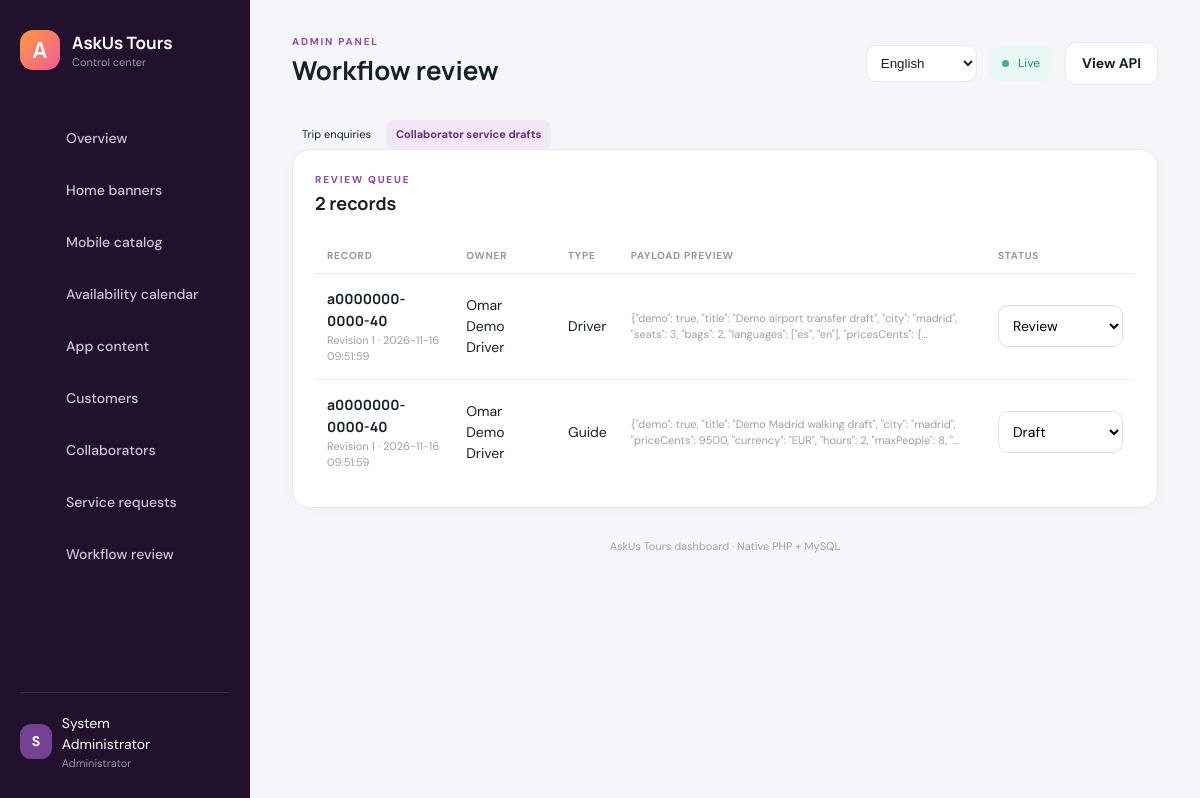
/operations.php?view=drafts (signed in), run on the app's committed database.
### tables this page shows
CREATE TABLE partner_service_drafts (id CHAR(36) PRIMARY KEY,user_id CHAR(36) NOT NULL,service_type ENUM('driver','guide') NOT NULL,status ENUM('draft','review','approved','rejected') NOT NULL DEFAULT 'draft',service_json JSON NOT NULL,revision INT UNSIGNED NOT NULL DEFAULT 1,created_at TIMESTAMP DEFAULT CURRENT_TIMESTAMP,updated_at TIMESTAMP DEFAULT CURRENT_TIMESTAMP ON UPDATE CURRENT_TIMESTAMP,FOREIGN KEY(user_id) REFERENCES users(id) ON DELETE CASCADE);

### includes/bootstrap.php (called while the page is built, shortened)
<?php
$config = require dirname(__DIR__) . '/config.php';
function db(): PDO
{
    static $pdo;
    global $config;
    if (!$pdo) {
        $db = $config['db'];
        $dsn = "mysql:host={$db['host']};port={$db['port']};dbname={$db['name']};charset=utf8mb4";
        $pdo = new PDO($dsn, $db['user'], $db['pass'], [
            PDO::ATTR_ERRMODE => PDO::ERRMODE_EXCEPTION,
            PDO::ATTR_DEFAULT_FETCH_MODE => PDO::FETCH_ASSOC,
            PDO::ATTR_EMULATE_PREPARES => false,
        ]);
        $pdo->exec("SET time_zone = '+00:00'");
    }
    return $pdo;
}
function e(?string $value): string { return htmlspecialchars($value ?? '', ENT_QUOTES, 'UTF-8'); }
function admin(): ?array { return $_SESSION['admin'] ?? null; }

### operations.php (the view, shortened to what this page needs)
<?php
require 'includes/bootstrap.php';require_admin();require 'includes/layout.php';
$view=$_GET['view']??'trips';if(!in_array($view,['trips','drafts'],true))$view='trips';
if($view==='trips')$rows=db()->query("SELECT t.id,t.status,t.revision,t.answers_json payload,t.updated_at,CONCAT(u.first_name,' ',u.last_name) owner_name FROM trip_requests t JOIN users u ON u.id=t.user_id ORDER BY t.updated_at DESC")->fetchAll();
else $rows=db()->query("SELECT d.id,d.status,d.revision,d.service_type,d.service_json payload,d.updated_at,CONCAT(u.first_name,' ',u.last_name) owner_name FROM partner_service_drafts d JOIN users u ON u.id=d.user_id ORDER BY d.updated_at DESC")->fetchAll();
page_header('Workflow review');?>
<div class="filters people-tabs"><a class="<?=$view==='trips'?'active':''?>" href="?view=trips">Trip enquiries</a><a class="<?=$view==='drafts'?'active':''?>" href="?view=drafts">Collaborator service drafts</a></div><section class="panel"><div class="panel-head"><div><p class="eyebrow">REVIEW QUEUE</p><h3><?=count($rows)?> records</h3></div></div><div class="table-wrap"><table><thead><tr><th>Record</th><th>Owner</th><th>Type</th><th>Payload preview</th><th>Status</th></tr></thead><tbody><?php foreach($rows as $row):?><tr><td><strong><?=e(substr($row['id'],0,16))?></strong><small>Revision <?=(int)$row['revision']?> · <?=e($row['updated_at'])?></small></td><td><?=e($row['owner_name'])?></td><td><?=e($view==='trips'?'Itinerary':ucfirst($row['service_type']))?></td><td><small><?=e(mb_strimwidth($row['payload'],0,140,'…'))?></small></td><td><form method="post" class="status-form"><input type="hidden" name="_csrf" value="<?=csrf()?>"><input type="hidden" name="id" value="<?=e($row['id'])?>"><select name="status" onchange="this.form.submit()"><?php $states=$view==='trips'?['draft','submitted','in_review','proposal_ready','closed']:['draft','review','approved','rejected'];foreach($states as $s):?><option value="<?=$s?>" <?=$row['status']===$s?'selected':''?>><?=ucwords(str_replace('_',' ',$s))?></option><?php endforeach;?></select></form></td></tr><?php endforeach;?><?php if(!$rows):?><tr><td colspan="5" class="empty">No records found.</td></tr><?php endif;?></tbody></table></div></section>
<?php page_footer();

### includes/layout.php (shortened to what this page needs)
<?php
function asset_version(string $path): string { $file=dirname(__DIR__).'/'.$path; return is_file($file)?(string)filemtime($file):'1'; }
function ui_icon(string $name,string $class='ui-icon'): string { $paths=[
 'home'=>'<path d="M3 11.5 12 4l9 7.5"/><path d="M5 10v10h14V10M9 20v-6h6v6"/>',
 'catalog'=>'<rect x="3" y="4" width="7" height="7" rx="2"/><rect x="14" y="4" width="7" height="7" rx="2"/><rect x="3" y="15" width="7" height="6" rx="2"/><rect x="14" y="15" width="7" height="6" rx="2"/>',
 'content'=>'<path d="M6 2h9l4 4v16H6z"/><path d="M14 2v5h5M9 12h6M9 16h6"/>',
 'users'=>'<path d="M16 21v-2a4 4 0 0 0-4-4H6a4 4 0 0 0-4 4v2"/><circle cx="9" cy="7" r="4"/><path d="M22 21v-2a4 4 0 0 0-3-3.87M16 3.13a4 4 0 0 1 0 7.75"/>',
 'partners'=>'<circle cx="9" cy="7" r="4"/><path d="M2 21v-2a4 4 0 0 1 4-4h6a4 4 0 0 1 4 4v2M19 8v6M16 11h6"/>',
 'requests'=>'<rect x="4" y="3" width="16" height="18" rx="2"/><path d="M8 8h8M8 12h8M8 16h5"/>',
 'workflow'=>'<circle cx="6" cy="6" r="3"/><circle cx="18" cy="18" r="3"/><path d="M8.5 7.5 15.5 16.5M18 6v5M15.5 8.5 18 11l2.5-2.5M6 18v-5M3.5 15.5 6 13l2.5 2.5"/>',
 'logout'=>'<path d="M10 17l5-5-5-5M15 12H3"/><path d="M14 3h5a2 2 0 0 1 2 2v14a2 2 0 0 1-2 2h-5"/>',
 'route'=>'<circle cx="6" cy="19" r="3"/><circle cx="18" cy="5" r="3"/><path d="M8.5 17.5c5-2 2-8 7-11"/>',
 'car'=>'<path d="m5 11 2-5h10l2 5"/><rect x="3" y="11" width="18" height="7" rx="2"/><circle cx="7" cy="15" r="1"/><circle cx="17" cy="15" r="1"/><path d="M5 18v2M19 18v2"/>',
];$body=$paths[$name]??$paths['home'];return '<svg class="'.e($class).'" viewBox="0 0 24 24" fill="none" stroke="currentColor" stroke-width="1.8" stroke-linecap="round" stroke-linejoin="round" aria-hidden="true">'.$body.'</svg>'; }
function page_header(string $title): void { global $config; $flash = $_SESSION['flash'] ?? null; unset($_SESSION['flash']); $currentAdmin=admin()??[]; ?>
<!doctype html><html lang="en" dir="ltr"><head><meta charset="utf-8"><meta name="viewport" content="width=device-width,initial-scale=1">
<title><?= e($title) ?> · <?= e($config['app_name']) ?></title><link rel="stylesheet" href="assets/app.css?v=<?= e(asset_version('assets/app.css')) ?>"></head>
<body><aside class="sidebar"><a class="brand" href="index.php"><span>A</span><div>AskUs Tours<small data-i18n="controlCenter">Control center</small></div></a>
<nav><a href="dashboard.php"><?=ui_icon('home')?> <span data-i18n="overview">Overview</span></a><a href="content.php?type=banners"><?=ui_icon('content')?> <span>Home banners</span></a><a href="catalog.php?view=drivers"><?=ui_icon('catalog')?> <span data-i18n="mobileCatalog">Mobile catalog</span></a><a href="calendar.php"><?=ui_icon('route')?> <span>Availability calendar</span></a><a href="catalog.php?view=content"><?=ui_icon('content')?> <span data-i18n="appContent">App content</span></a><a href="users.php?view=customers"><?=ui_icon('users')?> <span data-i18n="customers">Customers</span></a><a href="users.php?view=collaborators"><?=ui_icon('partners')?> <span data-i18n="collaborators">Collaborators</span></a><a href="reservations.php"><?=ui_icon('requests')?> <span data-i18n="serviceRequests">Service requests</span></a><a href="operations.php?view=trips"><?=ui_icon('workflow')?> <span data-i18n="workflowReview">Workflow review</span></a></nav>
<div class="profile"><button class="profile-trigger" type="button" data-profile-open aria-haspopup="dialog"><span class="avatar"><?= e(strtoupper(substr($currentAdmin['name'] ?? 'A',0,1))) ?></span><span class="profile-copy"><?= e($currentAdmin['name'] ?? '') ?><small data-i18n="administrator">Administrator</small></span></button><a class="logout-icon" href="logout.php" data-i18n-title="signOut" title="Sign out" aria-label="Sign out"><?=ui_icon('logout')?></a></div></aside>
<main><header class="topbar"><div><p class="eyebrow" data-i18n="adminPanel">ADMIN PANEL</p><h1 data-page-title><?= e($title) ?></h1></div><div class="top-actions"><label class="language-control"><span class="sr-only" data-i18n="language">Language</span><select data-language aria-label="Language"><option value="en">English</option><option value="es">Español</option><option value="ar">العربية</option></select></label><span class="live"><i></i> <span data-i18n="live">Live</span></span><a class="btn secondary" href="api/v1/home.php" target="_blank" data-i18n="viewApi">View API</a></div></header>
<?php }
function page_footer(): void { $currentAdmin=admin()??[]; ?><footer><span data-i18n="footer">AskUs Tours dashboard · Native PHP + MySQL</span></footer></main>
<script src="assets/app.js?v=<?= e(asset_version('assets/app.js')) ?>"></script></body></html><?php }

### assets/app.css (style rules this page uses)
:root { --ink:#17202a;--muted:#79808d;--line:#e8e9ef;--paper:#fff;--canvas:#f6f5fa;--purple:#6b2a8e;--purple2:#8d4eab;--orange:#ff9a3d;--pink:#ee5b9a;--teal:#30ad9e;--shadow:0 14px 36px rgba(37,27,50,.07) }
* { box-sizing:border-box }
body { margin:0;background:var(--canvas);color:var(--ink);font:14px/1.5 'DM Sans',sans-serif }
h1,h2,h3,strong { font-family:Manrope,sans-serif }
a { color:inherit;text-decoration:none }
.sidebar { position:fixed;inset:0 auto 0 0;width:250px;background:#21112d;color:#cfc4d4;padding:30px 20px;display:flex;flex-direction:column;z-index:5 }
.brand { display:flex;align-items:center;gap:12px;color:#fff;font:700 17px Manrope }
.brand>span { display:grid;place-items:center;width:40px;height:40px;border-radius:13px;background:linear-gradient(135deg,var(--orange),var(--pink));font-size:22px }
.brand small,.profile small { display:block;color:#9c8fa5;font:400 11px DM Sans;margin-top:1px }
.sidebar nav { display:grid;gap:7px;margin-top:46px }
.sidebar nav a { display:flex;gap:14px;align-items:center;padding:12px 13px;border-radius:12px;font-weight:500 }
.profile { margin-top:auto;border-top:1px solid #3c2b46;padding-top:20px;display:flex;gap:10px;align-items:center;color:#fff }
.profile>a { margin-left:auto }
.avatar { width:35px;height:35px;border-radius:11px;background:#744294;display:grid;place-items:center;font-weight:700 }
main { margin-left:250px;padding:34px 42px;min-height:100vh }
.topbar { display:flex;justify-content:space-between;align-items:center;margin-bottom:28px }
.topbar h1 { font-size:26px;margin:2px 0 }
.eyebrow { margin:0;color:var(--purple2);font-size:10px;font-weight:800;letter-spacing:1.8px }
.top-actions { display:flex;align-items:center;gap:12px }
.live { background:#e8f8f4;color:#268778;padding:9px 13px;border-radius:10px;font-size:12px }
.live i { display:inline-block;width:7px;height:7px;border-radius:50%;background:#36b49e;margin-right:6px }
.btn { display:inline-flex;align-items:center;justify-content:center;border:0;border-radius:11px;padding:10px 16px;font-weight:700;cursor:pointer }
.secondary { border:1px solid var(--line);background:#fff }
.stat small,td small { display:block;color:#9aa0aa;font-size:11px }
.panel { background:#fff;border:1px solid var(--line);border-radius:18px;padding:22px;box-shadow:0 5px 18px rgba(36,25,48,.025) }
.panel-head { display:flex;justify-content:space-between;align-items:center;margin-bottom:18px }
.panel-head h3 { font-size:18px;margin:3px 0 }
.table-wrap { overflow:auto }
table { width:100%;border-collapse:collapse;text-align:left }
th { color:#9298a3;font-size:10px;text-transform:uppercase;letter-spacing:.8px;padding:10px 12px;border-bottom:1px solid var(--line) }
td { padding:14px 12px;border-bottom:1px solid #f0f0f4 }
tbody tr:last-child td { border:0 }
.editor-form input,.editor-form textarea,.status-form select { width:100%;margin-top:6px;border:1px solid #dedfe6;border-radius:10px;padding:10px;font:inherit;background:#fff }
.filters { display:flex;flex-wrap:wrap;gap:5px }
.filters a { padding:6px 10px;border-radius:8px;font-size:11px }
.filters a.active { background:#f1e8f5;color:var(--purple);font-weight:700 }
.status-form select { margin:0;min-width:125px }
footer { text-align:center;color:#a1a5ad;font-size:11px;padding:30px 0 0 }
.profile-trigger { min-width:0;display:flex;align-items:center;gap:10px;padding:0;border:0;background:none;color:#fff;text-align:left;font:inherit;cursor:pointer }
.profile-copy { min-width:0;overflow:hidden;text-overflow:ellipsis }
.language-control select,.modal-preferences select { border:1px solid var(--line);border-radius:10px;background:#fff;padding:9px 30px 9px 10px;color:var(--ink);font:600 12px inherit }
.ui-icon { width:20px;height:20px;display:block;flex:0 0 auto }
.sidebar nav .ui-icon { width:19px;height:19px;opacity:.82;transition:opacity .18s ease,transform .18s ease }
.logout-icon { display:grid;place-items:center;width:34px;height:34px;border-radius:10px;color:#cfc4d4 }
.logout-icon .ui-icon { width:18px;height:18px }

### data on the page
partner_service_drafts: id "a0000000-0000-40", revision "1", updated_at "2026-11-16 09:51:59", owner_name "Omar Demo Driver", service_type "Driver", service_json "{\"demo\": true, \"title\": \"Demo airport transfer draft\", \"city\": \"madrid\", \"seats\": 3, \"bags\": 2, \"languages\": [\"es\", \"en\"], \"pricesCents\": {…", status "Review"
partner_service_drafts: id "a0000000-0000-40", revision "1", updated_at "2026-11-16 09:51:59", owner_name "Omar Demo Driver", service_type "Guide", service_json "{\"demo\": true, \"title\": \"Demo Madrid walking draft\", \"city\": \"madrid\", \"priceCents\": 9500, \"currency\": \"EUR\", \"hours\": 2, \"maxPeople\": 8, \"…", status "Draft"

### other printed values
substr($currentAdmin['name'] ?? 'A',0,1) "S"
$currentAdmin['name'] "System Administrator"
$title "Workflow review"
count($rows) "2"
